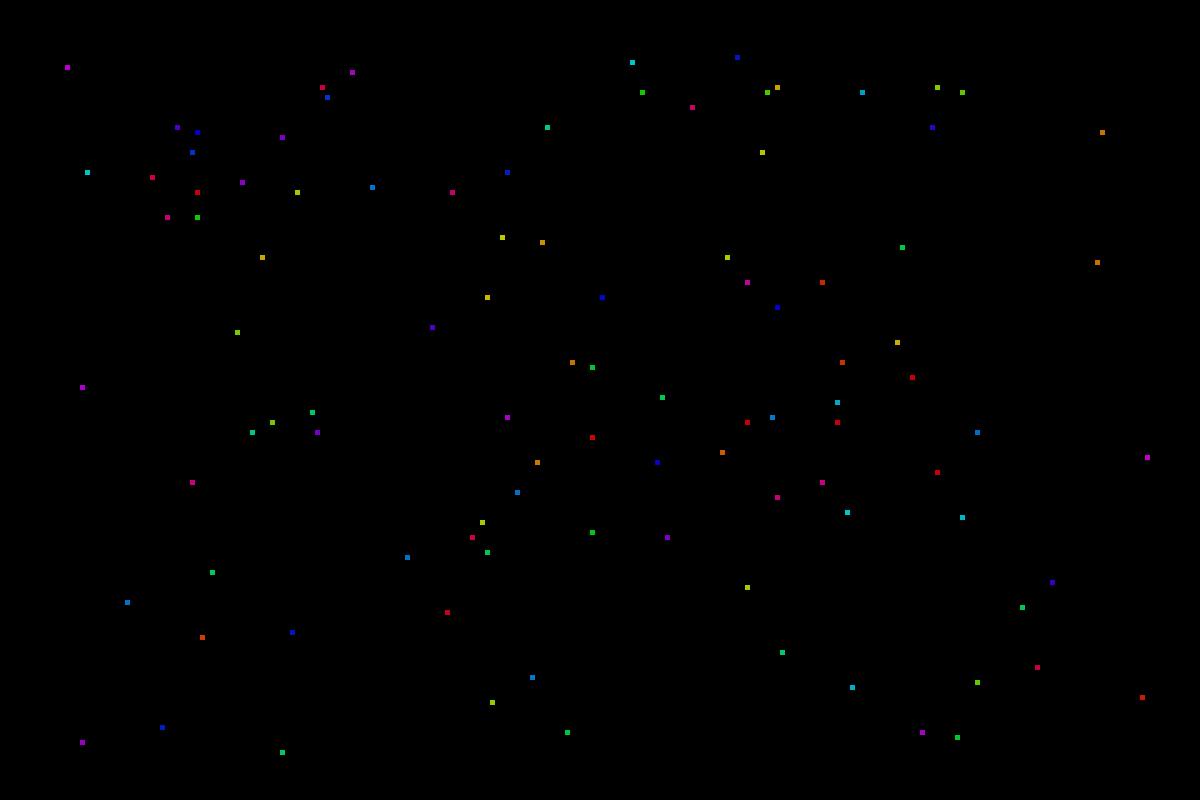
#> input picture frames/frame_00000.png, 1200 x 800 px; its folder holds only this picture in this run
$ jupyter execute --allow-errors ccl.ipynb
#> lines starting #> are read from the running program, lines starting #| are printed output that depends on the picture; after the words box and inside, x2 and y2 are one past the last pixel; in counts of white or black regions, pixels touching at a corner belong together
[cell 1]
import cv2 as cv
import os
import numpy as np
import matplotlib.pyplot as plt

op = os.path.join

[cell 2]
DATA_DIR = "./frames/"

[cell 3]
files = os.listdir(DATA_DIR)
print(len(files))

[cell 4]
test_img1 = cv.imread(op(DATA_DIR, files[0]))
#> test_img1 is the input picture: shape (800, 1200, 3); mean B, G, R 0.3, 0.3, 0.3
test_img1 = cv.cvtColor(test_img1, cv.COLOR_BGR2GRAY)
#> test_img1: shape (800, 1200)

#> (the rest of this cell did not finish here and is left out)

[cell 5]
plt.imshow(test_img1, cmap='gray')
plt.show()

#> (the rest of this cell did not finish here and is left out)

## **Connected Component Labeling**

[cell 6]
def find_frame(a, parent):
    if a == parent[a]:
        return a
    parent[a] = find_frame(parent[a], parent)
    return parent[a]

[cell 7]
def ccl(frame):
    n = len(frame)
#> n = 800
    m = len(frame[0])
#> m = 1200
    # dxy = [[-1, 0], [0, -1]] <- 4
    dxy = [[-1, 0], [0, -1], [-1, -1], [-1, 1]]
    parent = [0]
    cnt = 1
    res = frame.copy()
    for i in range(n):
        for j in range(m):
            res[i][j] = 0
            if frame[i][j] == 0:
                continue
            a = []
            for p in dxy:
                ni = i + p[0]
                nj = j + p[1]
                if(0 <= ni and ni < n and 0 <= nj and nj < m and res[ni][nj] != 0):
                    a.append(res[ni][nj])
            if len(a) == 0:
                parent.append(cnt)
                res[i][j] = cnt
                cnt += 1
            else:
                res[i][j] = min(a)
                for p in a:
                    pa = find_frame(p, parent)
                    pb = find_frame(res[i][j], parent)
                    if(pa > pb) :
                        pa, pb = pb, pa
                    parent[pb] = pa
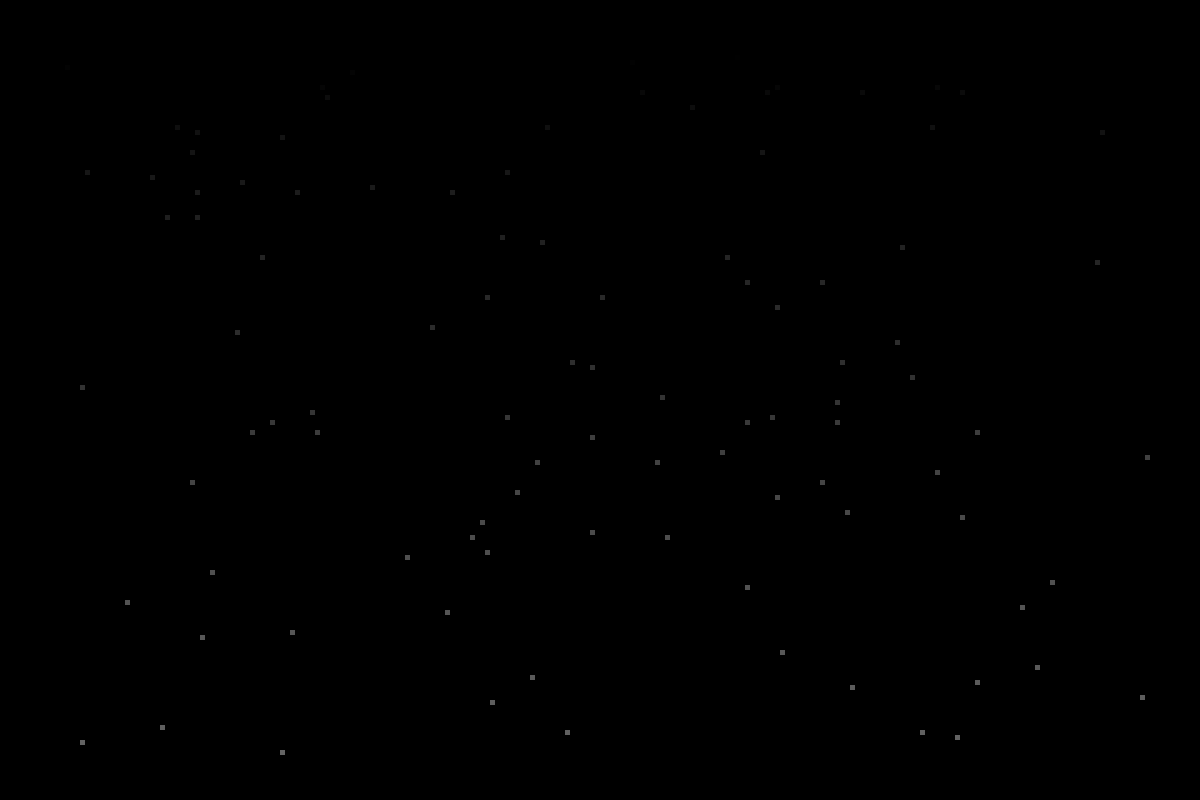
#> res: shape (800, 1200); min 0, max 100, mean 0.1
#> after the loop, cnt = 101; parent = 101 values from 0 to 100
    component_cnt = [0 for i in range(len(parent))]
#> component_cnt = 101 values from 0 to 0
    cnt = 1
    for i in range(1, len(parent)):
        if component_cnt[find_frame(i, parent)] == 0:
            component_cnt[find_frame(i, parent)] = cnt
            cnt += 1
        component_cnt[i] = component_cnt[find_frame(i, parent)]
#> this loop made 100 passes
#> after the loop, cnt = 101; component_cnt = 101 values from 0 to 100
    for i in range(n):
        for j in range(m):
            if frame[i][j] != 0:
                res[i][j] = component_cnt[res[i][j]]
    return res

[cell 8]
ccl_image1 = ccl(test_img1)
print(ccl_image1.max())
#| 100

#> (the rest of this cell did not finish here and is left out)

[cell 9]
def show_labeled_image(img):
    # different random colors for each label
    cmap = plt.cm.get_cmap('tab20', img.max())
    plt.imshow(img, cmap=cmap)
    plt.show()

[cell 10]
show_labeled_image(ccl_image1)
#> (the rest of this cell did not finish here and is left out)

[cell 11]
# ccl_image1 to txt file
with open('ccl_image1.txt', 'w') as f:
    for i in range(len(ccl_image1)):
        for j in range(len(ccl_image1[0])):
            f.write(str(ccl_image1[i][j]) + ' ')
        f.write('\n')


$ run again, on frames/frame_00012.png
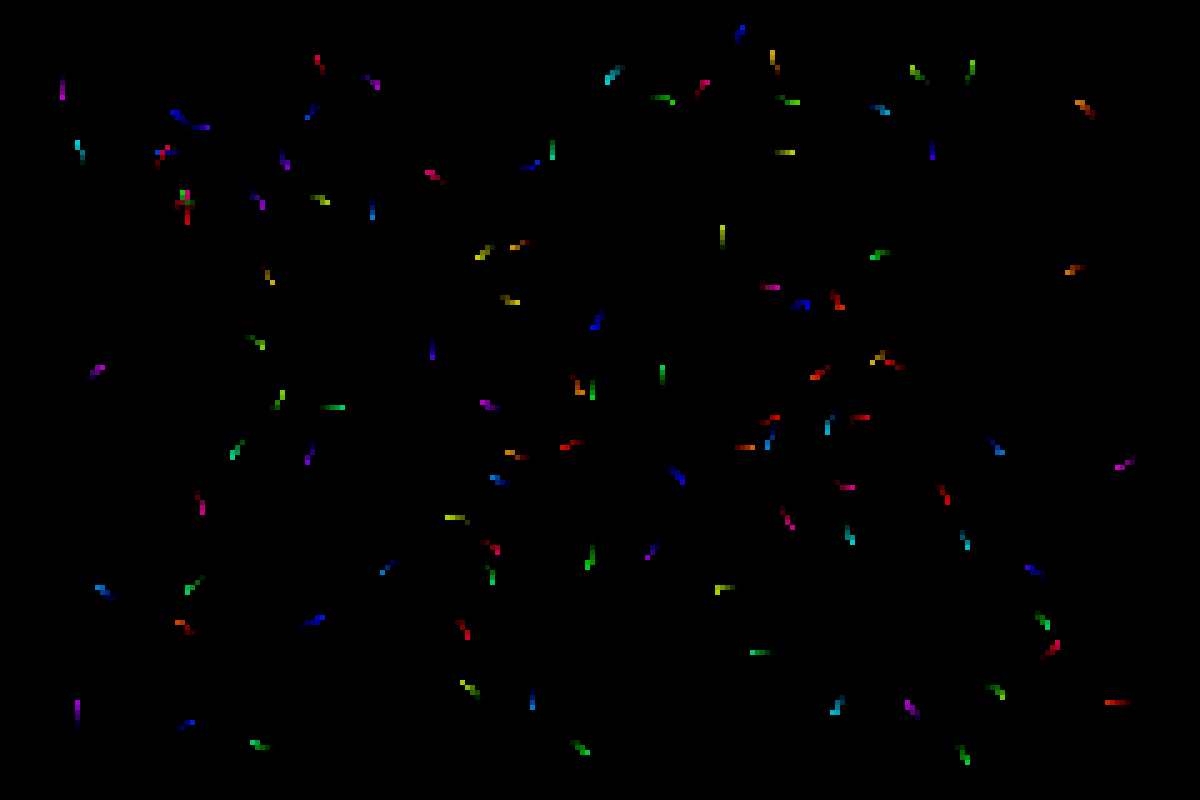
#> input picture frames/frame_00012.png, 1200 x 800 px
#> test_img1 is the input picture: shape (800, 1200, 3); mean B, G, R 0.8, 0.7, 0.8
#> test_img1: shape (800, 1200)
#> n = 800
#> m = 1200
#> after the loop in ccl, `for i in range(n):`:
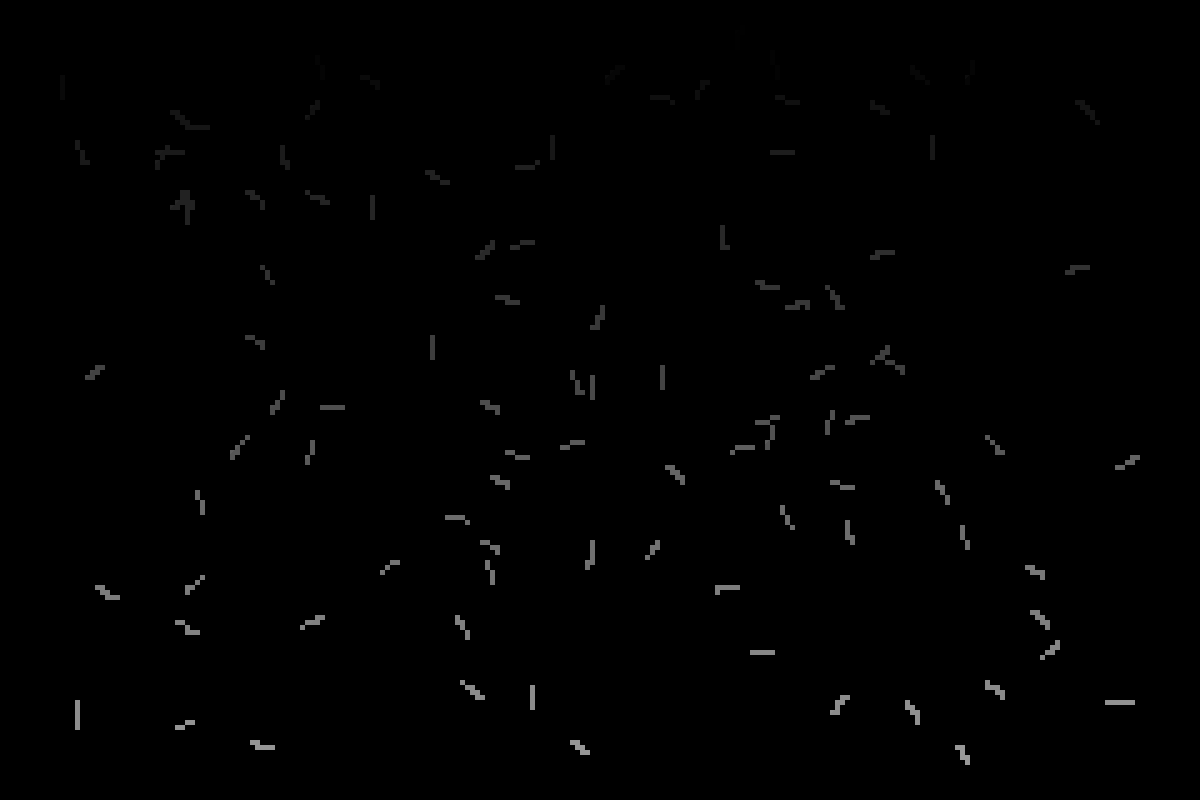
#> res: shape (800, 1200); min 0, max 151, mean 1.1
#> after the loop in ccl, `for i in range(n):`: cnt = 152; parent = 152 values, max 151 at index 151, min 0 at index 0, mean 74.24
#> in ccl, `component_cnt = [0 for i in range(len(parent))]`: component_cnt = 152 values from 0 to 0
#> after the loop in ccl, `for i in range(1, len(parent)):`: cnt = 95; component_cnt = 152 values, max 94 at index 151, min 0 at index 0, mean 46.89
#> after the loop in ccl, `for i in range(n):`:
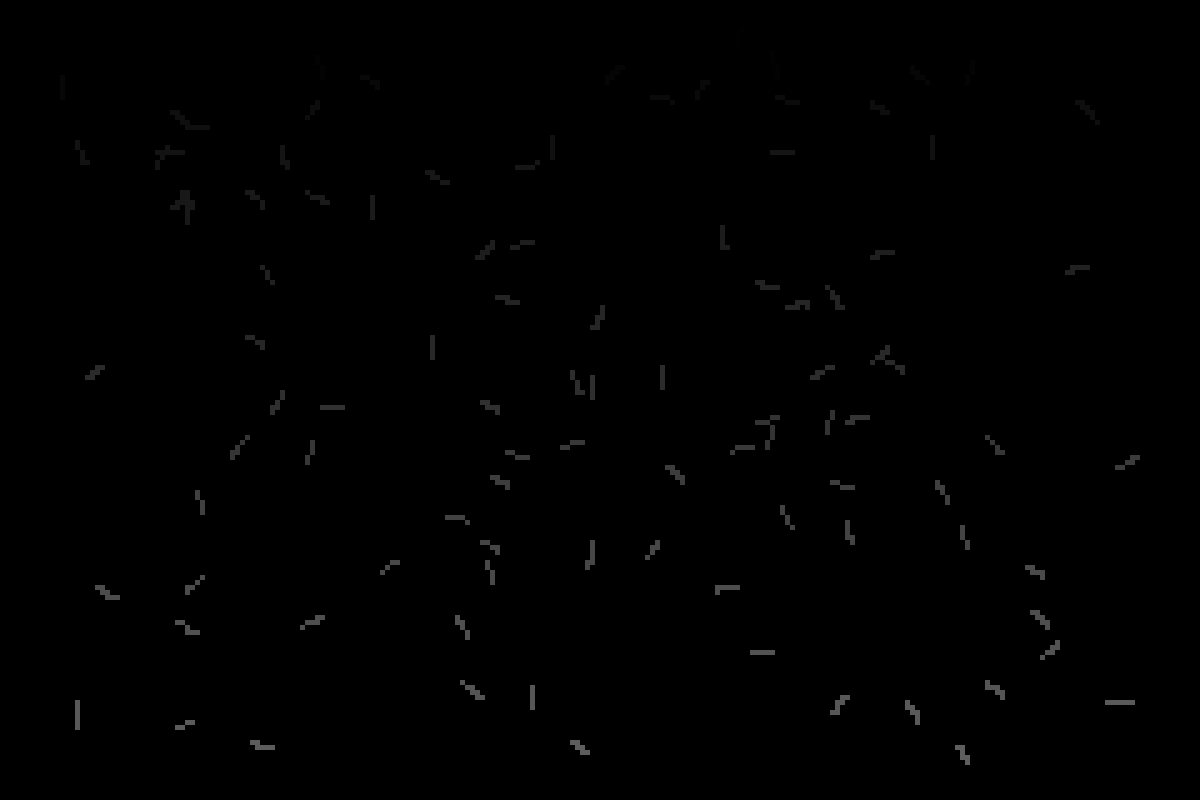
#> res: shape (800, 1200); 1.45% of pixels changed, all inside (x1, y1, x2, y2) = (60, 30, 1140, 765)
#| 94

$ run again, on frames/frame_00015.png
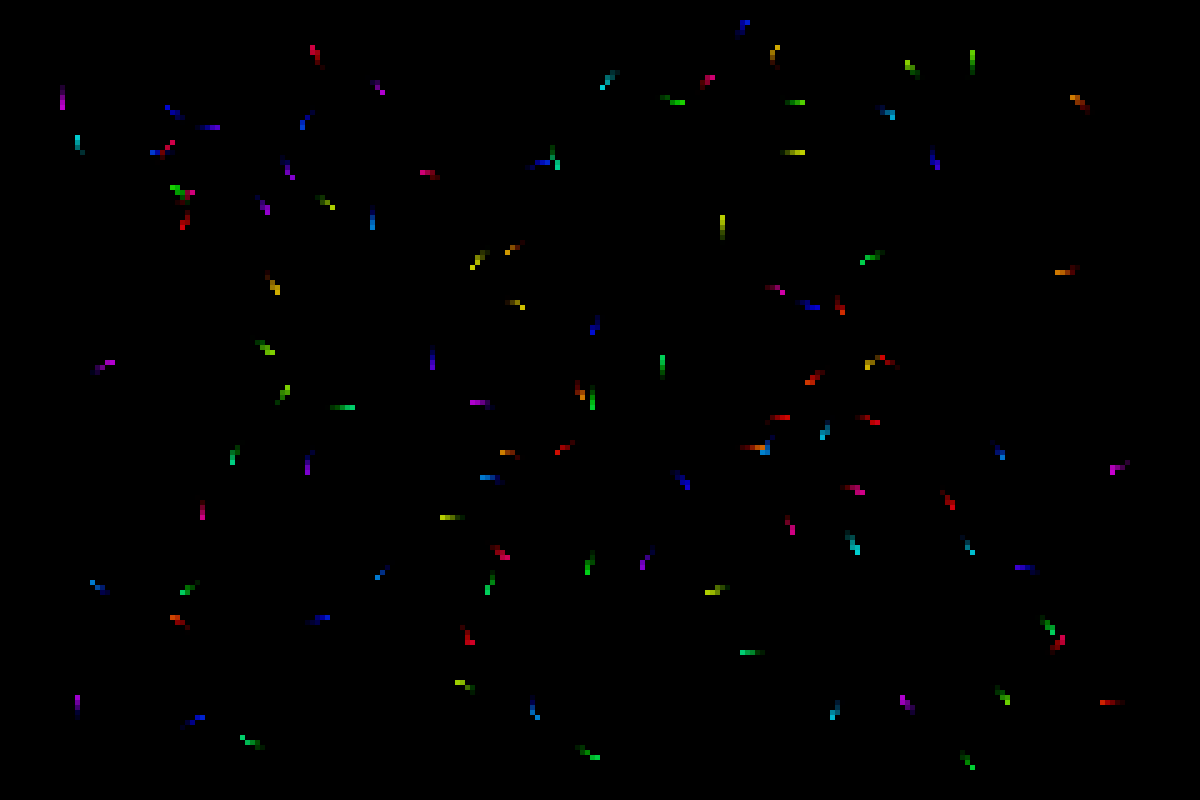
#> input picture frames/frame_00015.png, 1200 x 800 px
#> test_img1 is the input picture: shape (800, 1200, 3); mean B, G, R 0.8, 0.7, 0.8
#> test_img1: shape (800, 1200)
#> n = 800
#> m = 1200
#> after the loop in ccl, `for i in range(n):`:
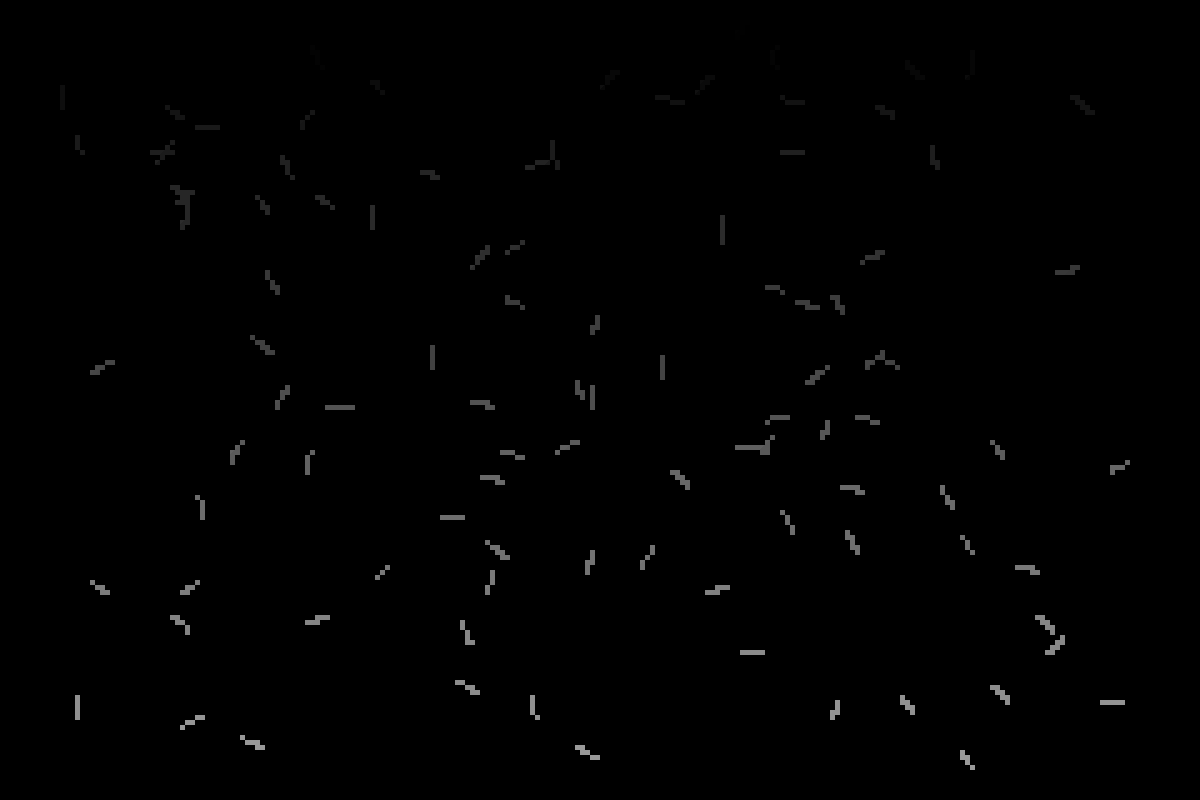
#> res: shape (800, 1200); min 0, max 154, mean 1.1
#> after the loop in ccl, `for i in range(n):`: cnt = 155; parent = 155 values, max 154 at index 154, min 0 at index 0, mean 75.7
#> in ccl, `component_cnt = [0 for i in range(len(parent))]`: component_cnt = 155 values from 0 to 0
#> after the loop in ccl, `for i in range(1, len(parent)):`: cnt = 95; component_cnt = 155 values, max 94 at index 154, min 0 at index 0, mean 46.05
#> after the loop in ccl, `for i in range(n):`:
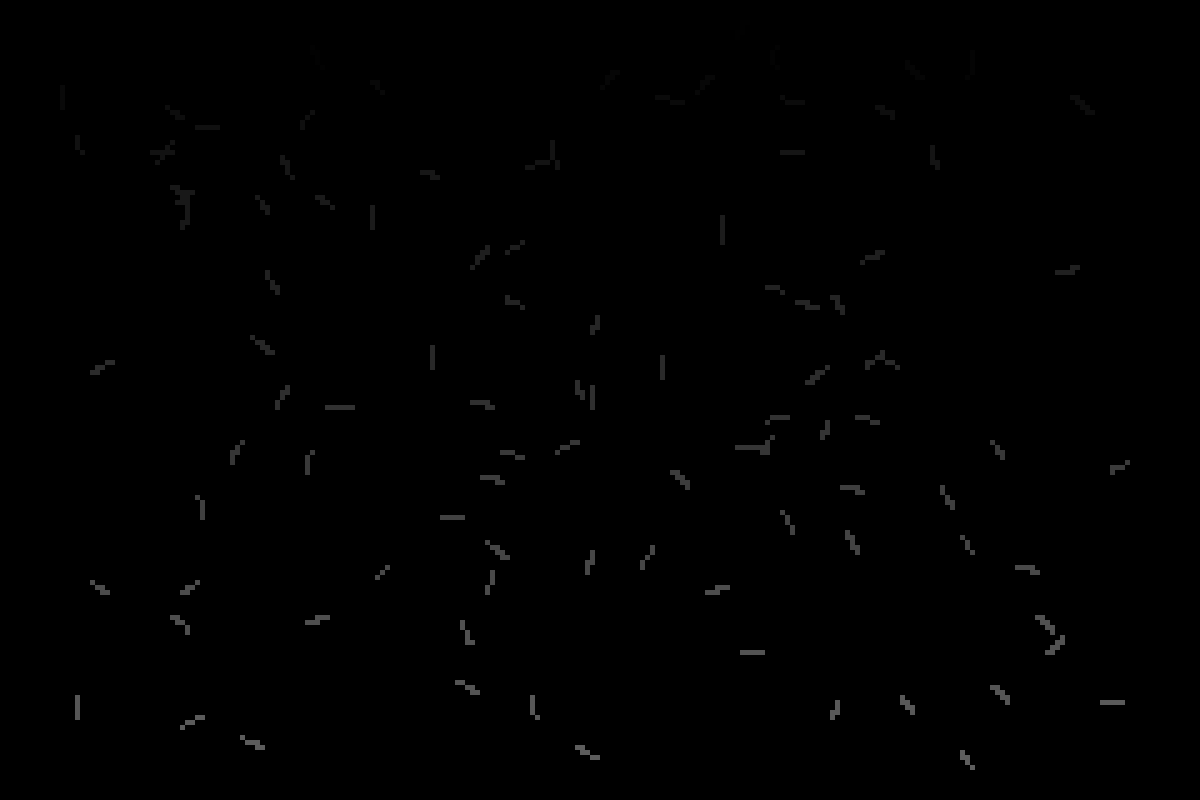
#> res: shape (800, 1200); 1.42% of pixels changed, all inside (x1, y1, x2, y2) = (60, 30, 1130, 770)
#| 94
